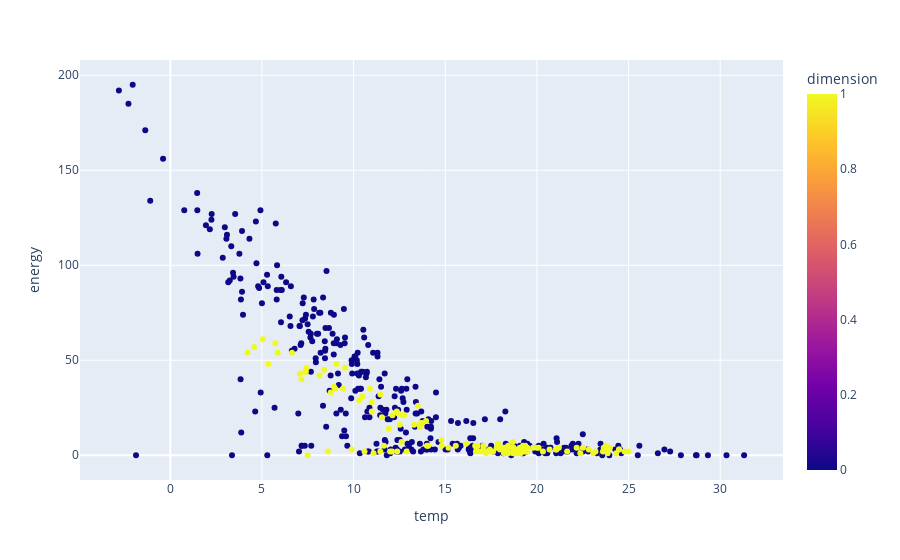

This figure's notebook cell:
### Code cell
scatter = px.scatter(df_merge, x='temp', y='energy', color="dimension")
scatter.show()

### Figure 1 — Plotly figure (JSON) as saved in the notebook; plotly's stock layout.template omitted (floating-point values rounded to 4 significant figures; data arrays with more than 128 entries replaced by an {"elided": "..."} marker saying what was removed)
{"data": [{"hovertemplate": "temp=%{x}<br>energy=%{y}<br>dimension=%{marker.color}<extra></extra>", "legendgroup": "", "marker": {"color": {"elided": "483 int values"}, "coloraxis": "coloraxis", "symbol": "circle"}, "mode": "markers", "name": "", "orientation": "v", "showlegend": false, "type": "scatter", "x": {"elided": "483 float values"}, "xaxis": "x", "y": {"elided": "483 int values"}, "yaxis": "y"}], "layout": {"coloraxis": {"colorbar": {"title": {"text": "dimension"}}, "colorscale": [[0, "#0d0887"], [0.1111, "#46039f"], [0.2222, "#7201a8"], [0.3333, "#9c179e"], [0.4444, "#bd3786"], [0.5556, "#d8576b"], [0.6667, "#ed7953"], [0.7778, "#fb9f3a"], [0.8889, "#fdca26"], [1, "#f0f921"]]}, "legend": {"tracegroupgap": 0}, "margin": {"t": 60}, "xaxis": {"anchor": "y", "domain": [0, 1], "title": {"text": "temp"}}, "yaxis": {"anchor": "x", "domain": [0, 1], "title": {"text": "energy"}}}}
